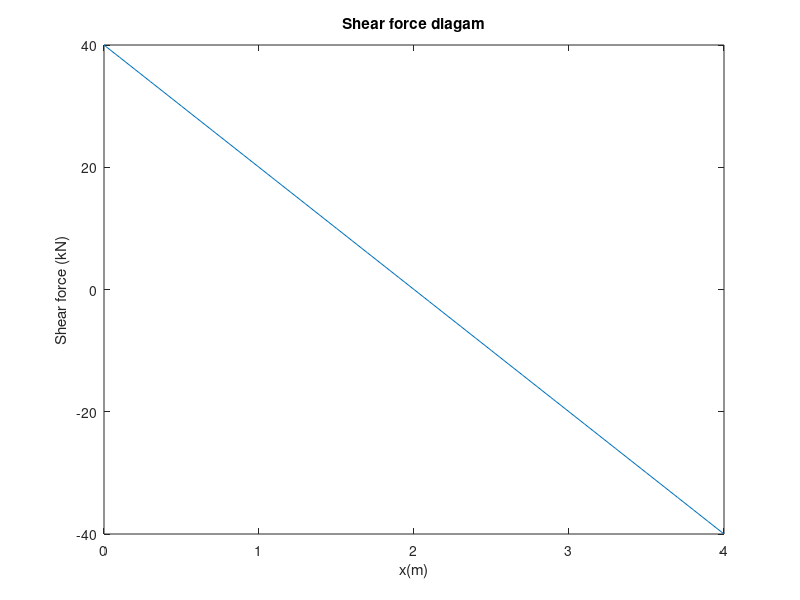
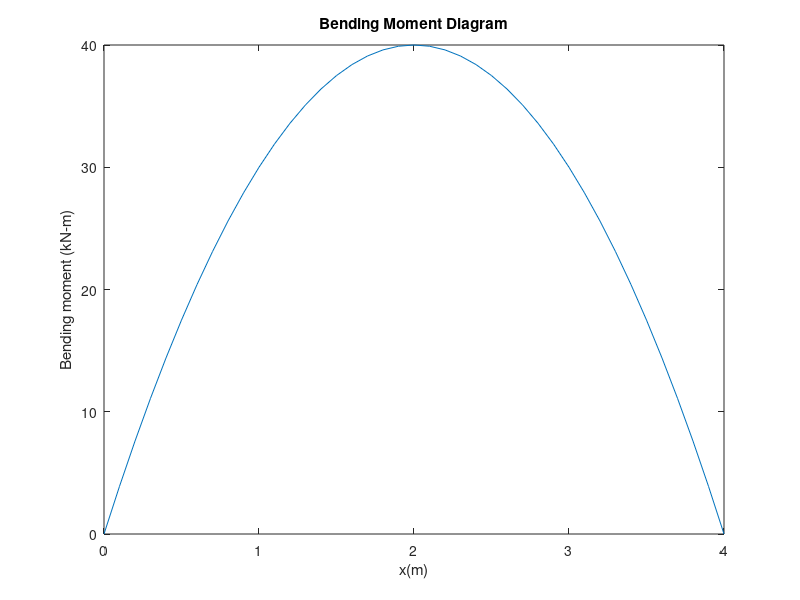

Here is the MATLAB script that generated these plots, in order:
w=20;
l = 4;
x =[0:0.1:4];
v =(-(w*x)+((w*l)/2));
m= -((w*x.^2)/2)+((w*l*x)/2);
plot(x,v)
xlabel('x(m)')
ylabel('Shear force (kN)')
title('Shear force diagam')
figure
plot(x,m)
xlabel('x(m)')
ylabel('Bending moment (kN-m)')
title('Bending Moment Diagram')